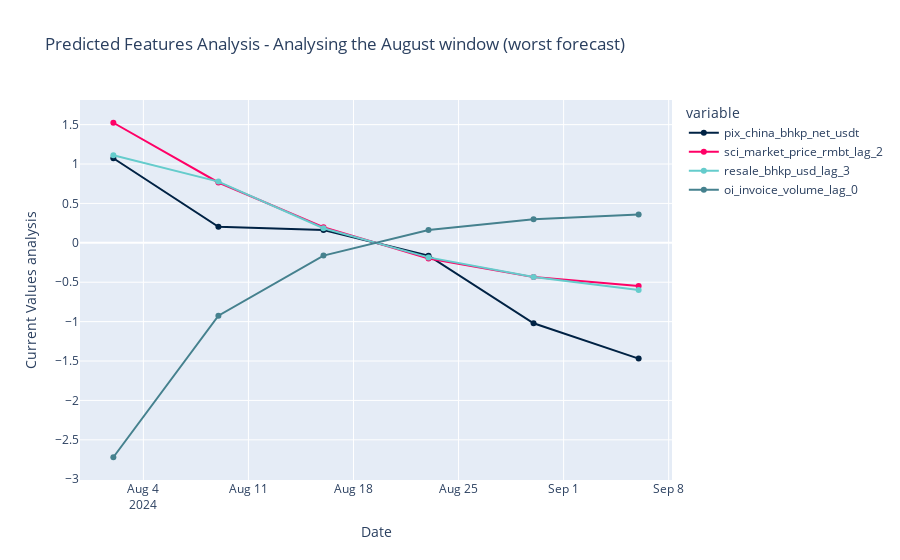

The code cell stored with this chart in its notebook:
### Code cell
fig1 = px.line(
    X_test_analysis_scaled,
    x=X_test_analysis_scaled.index,
    y=["pix_china_bhkp_net_usdt", *predicted_vars],
    title="Predicted Features Analysis - Analysing the August window (worst forecast)",
    markers=True,
    color_discrete_sequence=colors,
)
fig1.update_layout(xaxis_title="Date", yaxis_title="Current Values analysis")

fig1.show()

### Figure 1 — Plotly figure (JSON) as saved in the notebook; plotly's stock layout.template omitted (floating-point values rounded to 4 significant figures)
{"data": [{"hovertemplate": "variable=pix_china_bhkp_net_usdt<br>date=%{x}<br>value=%{y}<extra></extra>", "legendgroup": "pix_china_bhkp_net_usdt", "line": {"color": "#002244", "dash": "solid"}, "marker": {"symbol": "circle"}, "mode": "lines+markers", "name": "pix_china_bhkp_net_usdt", "orientation": "v", "showlegend": true, "type": "scatter", "x": ["2024-08-02T00:00:00", "2024-08-09T00:00:00", "2024-08-16T00:00:00", "2024-08-23T00:00:00", "2024-08-30T00:00:00", "2024-09-06T00:00:00"], "xaxis": "x", "y": [1.073, 0.204, 0.1633, -0.1633, -1.02, -1.469], "yaxis": "y"}, {"hovertemplate": "variable=sci_market_price_rmbt_lag_2<br>date=%{x}<br>value=%{y}<extra></extra>", "legendgroup": "sci_market_price_rmbt_lag_2", "line": {"color": "#ff0066", "dash": "solid"}, "marker": {"symbol": "circle"}, "mode": "lines+markers", "name": "sci_market_price_rmbt_lag_2", "orientation": "v", "showlegend": true, "type": "scatter", "x": ["2024-08-02T00:00:00", "2024-08-09T00:00:00", "2024-08-16T00:00:00", "2024-08-23T00:00:00", "2024-08-30T00:00:00", "2024-09-06T00:00:00"], "xaxis": "x", "y": [1.524, 0.7657, 0.1987, -0.1987, -0.4352, -0.5476], "yaxis": "y"}, {"hovertemplate": "variable=resale_bhkp_usd_lag_3<br>date=%{x}<br>value=%{y}<extra></extra>", "legendgroup": "resale_bhkp_usd_lag_3", "line": {"color": "#65CCCC", "dash": "solid"}, "marker": {"symbol": "circle"}, "mode": "lines+markers", "name": "resale_bhkp_usd_lag_3", "orientation": "v", "showlegend": true, "type": "scatter", "x": ["2024-08-02T00:00:00", "2024-08-09T00:00:00", "2024-08-16T00:00:00", "2024-08-23T00:00:00", "2024-08-30T00:00:00", "2024-09-06T00:00:00"], "xaxis": "x", "y": [1.112, 0.777, 0.1848, -0.1848, -0.4331, -0.5999], "yaxis": "y"}, {"hovertemplate": "variable=oi_invoice_volume_lag_0<br>date=%{x}<br>value=%{y}<extra></extra>", "legendgroup": "oi_invoice_volume_lag_0", "line": {"color": "#45818E", "dash": "solid"}, "marker": {"symbol": "circle"}, "mode": "lines+markers", "name": "oi_invoice_volume_lag_0", "orientation": "v", "showlegend": true, "type": "scatter", "x": ["2024-08-02T00:00:00", "2024-08-09T00:00:00", "2024-08-16T00:00:00", "2024-08-23T00:00:00", "2024-08-30T00:00:00", "2024-09-06T00:00:00"], "xaxis": "x", "y": [-2.721, -0.9253, -0.1621, 0.1621, 0.3, 0.3585], "yaxis": "y"}], "layout": {"legend": {"title": {"text": "variable"}, "tracegroupgap": 0}, "title": {"text": "Predicted Features Analysis - Analysing the August window (worst forecast)"}, "xaxis": {"anchor": "y", "domain": [0, 1], "title": {"text": "Date"}}, "yaxis": {"anchor": "x", "domain": [0, 1], "title": {"text": "Current Values analysis"}}}}
